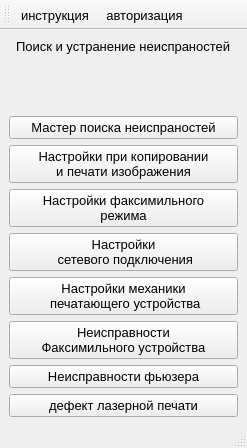
<?xml version="1.0" encoding="UTF-8"?>
<ui version="4.0">
 <class>mainmenu</class>
 <widget class="QMainWindow" name="mainmenu">
  <property name="geometry">
   <rect>
    <x>0</x>
    <y>0</y>
    <width>247</width>
    <height>448</height>
   </rect>
  </property>
  <property name="font">
   <font>
    <pointsize>10</pointsize>
   </font>
  </property>
  <property name="windowTitle">
   <string>главное меню</string>
  </property>
  <widget class="QWidget" name="centralwidget">
   <layout class="QGridLayout" name="gridLayout_2">
    <item row="0" column="0">
     <layout class="QGridLayout" name="gridLayout">
      <item row="4" column="0">
       <widget class="QPushButton" name="pfaksmodel">
        <property name="text">
         <string>Настройки факсимильного
 режима </string>
        </property>
       </widget>
      </item>
      <item row="0" column="0" alignment="Qt::AlignHCenter|Qt::AlignTop">
       <widget class="QLabel" name="label">
        <property name="text">
         <string>Поиск и устранение неиспраностей</string>
        </property>
       </widget>
      </item>
      <item row="8" column="0">
       <widget class="QPushButton" name="fuser">
        <property name="text">
         <string>Неисправности фьюзера</string>
        </property>
        <property name="icon">
         <iconset>
          <normaloff>pic/gorlin/fuser.jpg</normaloff>pic/gorlin/fuser.jpg</iconset>
        </property>
       </widget>
      </item>
      <item row="9" column="0">
       <widget class="QPushButton" name="pqualitypictures">
        <property name="text">
         <string>дефект лазерной печати</string>
        </property>
       </widget>
      </item>
      <item row="5" column="0">
       <widget class="QPushButton" name="pcomputernetwork">
        <property name="text">
         <string>Настройки
 сетевого подключения</string>
        </property>
       </widget>
      </item>
      <item row="7" column="0">
       <widget class="QPushButton" name="pfacsdevice">
        <property name="text">
         <string>Неисправности 
Факсимильного устройства</string>
        </property>
       </widget>
      </item>
      <item row="6" column="0">
       <widget class="QPushButton" name="ppositronicsmpf">
        <property name="text">
         <string>Настройки механики
 печатающего устройства</string>
        </property>
       </widget>
      </item>
      <item row="1" column="0">
       <widget class="QPushButton" name="start">
        <property name="text">
         <string>Мастер поиска неиспраностей</string>
        </property>
       </widget>
      </item>
      <item row="2" column="0">
       <widget class="QPushButton" name="pcopymode">
        <property name="text">
         <string>Настройки при копировании
 и печати изображения </string>
        </property>
       </widget>
      </item>
     </layout>
    </item>
   </layout>
  </widget>
  <widget class="QMenuBar" name="menubar">
   <property name="geometry">
    <rect>
     <x>0</x>
     <y>0</y>
     <width>247</width>
     <height>21</height>
    </rect>
   </property>
  </widget>
  <widget class="QStatusBar" name="statusbar"/>
  <widget class="QToolBar" name="toolBar">
   <property name="enabled">
    <bool>true</bool>
   </property>
   <property name="windowTitle">
    <string>toolBar</string>
   </property>
   <attribute name="toolBarArea">
    <enum>TopToolBarArea</enum>
   </attribute>
   <attribute name="toolBarBreak">
    <bool>false</bool>
   </attribute>
   <addaction name="inst"/>
   <addaction name="avtor"/>
  </widget>
  <action name="avtor">
   <property name="checkable">
    <bool>true</bool>
   </property>
   <property name="checked">
    <bool>false</bool>
   </property>
   <property name="enabled">
    <bool>true</bool>
   </property>
   <property name="icon">
    <iconset>
     <normaloff>icon/exit.png</normaloff>icon/exit.png</iconset>
   </property>
   <property name="text">
    <string>авторизация</string>
   </property>
   <property name="toolTip">
    <string>выход</string>
   </property>
  </action>
  <action name="inst">
   <property name="checkable">
    <bool>true</bool>
   </property>
   <property name="checked">
    <bool>false</bool>
   </property>
   <property name="enabled">
    <bool>true</bool>
   </property>
   <property name="icon">
    <iconset>
     <normaloff>icon/info.png</normaloff>icon/info.png</iconset>
   </property>
   <property name="text">
    <string comment="инструкция">инструкция</string>
   </property>
   <property name="iconText">
    <string>инструкция</string>
   </property>
  </action>
 </widget>
 <resources/>
 <connections/>
</ui>
